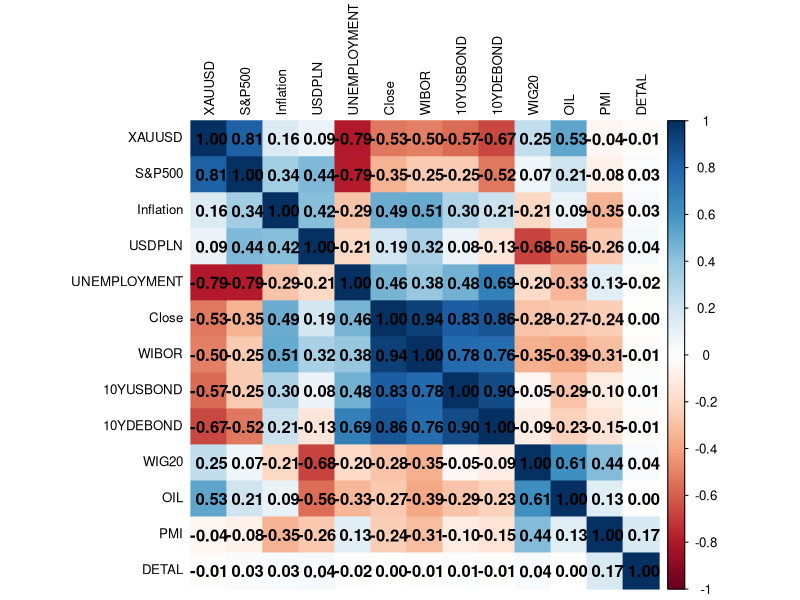

The R source for this figure:

library(corrplot)
library(readxl)
data2 <- read_excel("data2.xlsx")


data_numeric <- data2[, c("Close", "Inflation", "10YUSBOND", "XAUUSD", 
                          "USDPLN", "WIBOR", "10YDEBOND", 
                          "WIG20", "S&P500", "UNEMPLOYMENT", "PMI", "DETAL","OIL")]


data_numeric <- data_numeric[sapply(data_numeric, is.numeric)]

cor_matrix <- cor(data_numeric, use = "pairwise.complete.obs", method = "pearson")


corrplot(cor_matrix, method = "color",
         order = "hclust",
         addCoef.col = "black", # dodaj wartości korelacji
         tl.col = "black", tl.cex = 0.8)